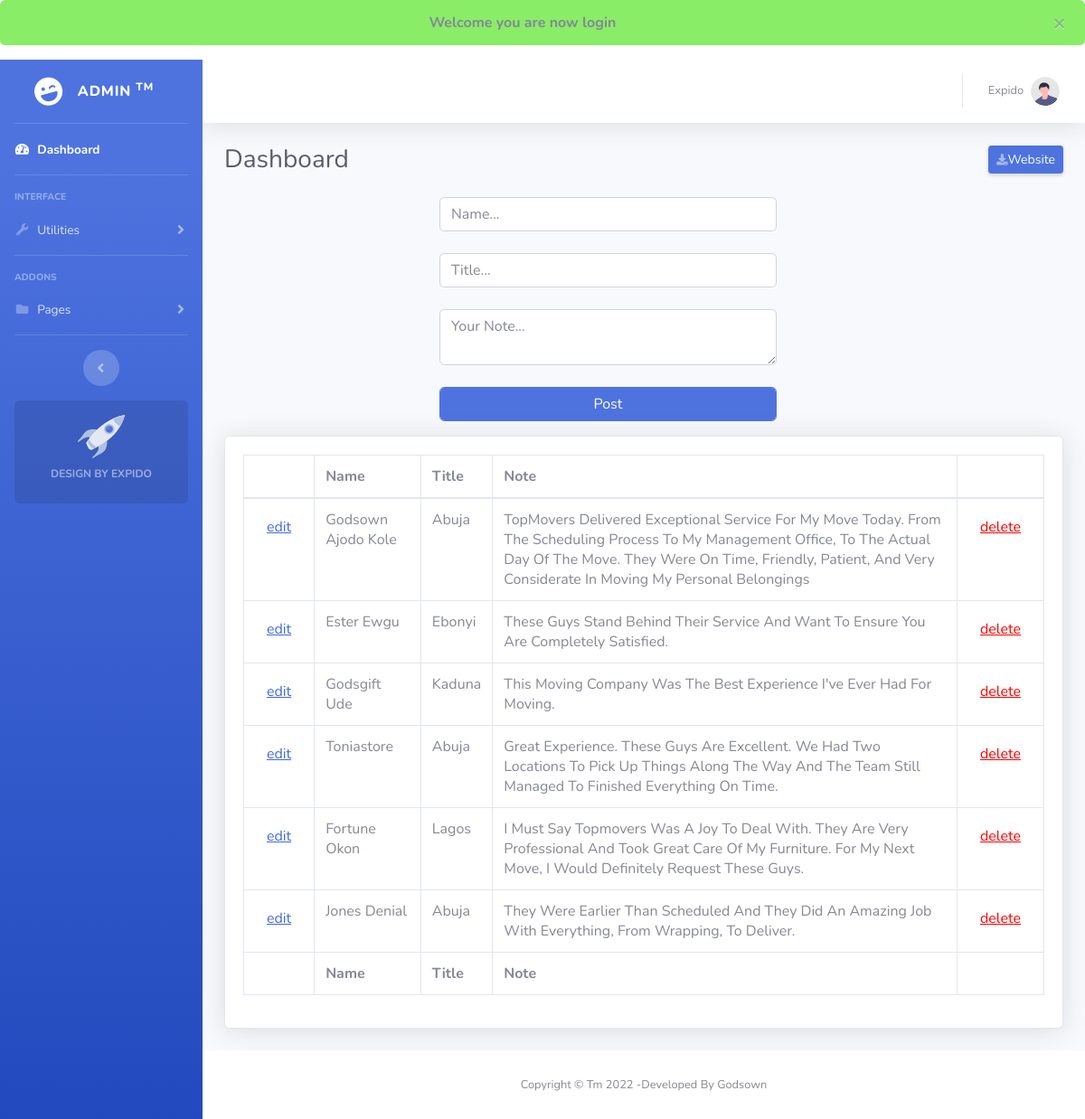
The app's page /admin/comments.php (signed in) with its own data.
### tables this page shows
CREATE TABLE `com` (
  `com_id` int(11) NOT NULL,
  `name` varchar(225) NOT NULL,
  `title` varchar(225) NOT NULL,
  `note` text NOT NULL
);

### admin/comments.php (the view, shortened to what this page needs)
<?php include 'header.php';
$title = ((isset($_POST['title']) && $_POST['title'] != '')?sanitize($_POST['title']):'');
$title = ucwords($title);
$name = ((isset($_POST['name']) && $_POST['name'] != '')?sanitize($_POST['name']): '');
$name = ucwords($name);
$note = ((isset($_POST['note']) && $_POST['note'] != '')?sanitize($_POST['note']): '');
$note = ucwords($note);
$sql2= $conn->query("SELECT * FROM `com` ORDER BY com_id ASC ");
?>
<div class="container-fluid">
    <div class="d-sm-flex align-items-center justify-content-between mb-4">
        <h1 class="h3 mb-0 text-gray-800">Dashboard</h1>
        <a href="../index.php" class="d-none d-sm-inline-block btn btn-sm btn-primary shadow-sm"><i
            class="fas fa-download fa-sm text-white-50"></i>Website</a>
    </div>
    <div class="row">
    <div class="col-md-5 offset-3">
            <form action="comments.php<?=((isset($_GET['edit']))?'?edit='.$edit_id:'');?>" method="post">
                <div class="form-group">
                    <input type="text" id="name" name="name" class="form-control" value="<?=$name;?>" placeholder="Name..." required><br>
                    <input type="text" id="title" name="title" class="form-control" value="<?=$title;?>" placeholder="Title..." required><br>
                    <textarea type="text" id="note" name="note" class="form-control" placeholder="Your Note..." row="10" required><?=$note;?></textarea><br>
                    <button type="submit" name="submit" class="btn btn-md btn-primary form-control">Post</button>
                </div>
            </form>
        </div>
    </div>
    <div class="card shadow mb-4">
        <div class="card-body">
            <div class="table-responsive">
                <table class="table table-bordered" id="dataTable" width="100%" cellspacing="0">
                    <thead>
                        <tr>
                            <th></th>
                            <th>Name</th>
                            <th>Title</th>
                            <th>Note</th>
                            <th></th>
                        </tr>
                    </thead>
                    <tfoot>
                        <tr>
                            <th></th>
                            <th>Name</th>
                            <th>Title</th>
                            <th>Note</th>
                            <th></th>
                        </tr>
                    </tfoot>
                    <tbody>
                        <?php while ($result = mysqli_fetch_assoc($sql2)) : ?>
                        <tr>
                            <td><a href="comments.php?edit=<?=$result['com_id'];?>" class="btn btn-xs btn-default edit"><span class="glyphicon glyphicon-pencil"></span>edit</a></td>
                            <td><?=$result['name'];?></td>
                            <td><?=$result['title'];?></td>
                            <td><?=$result['note'];?></td>
                            <td><a href="comments.php?delete=<?=$result['com_id'];?>" class="btn btn-xs btn-default delete"><span class="glyphicon glyphicon-remove-sign"></span>delete</a></td>
                        </tr>
                        <?php endwhile; ?>
                    </tbody>
                </table>
            </div>
        </div>
    </div>
</div>
<?php include 'footer.php'?>

### admin/css/blog.css (style rules this page uses)
td .edit { text-decoration: underline; color: royalblue; }
td .delete { text-decoration: underline; color: red; }

### records on screen
com: name "Godsown Ajodo Kole", title "Abuja", note "TopMovers Delivered Exceptional Service For My Move Today. From The Scheduling Process To My Management Office, To The Actual Day Of The Move. They Were On Time, Friendly, Patient, And Very Considerate In Moving My Personal Belongings"
com: name "Ester Ewgu", title "Ebonyi", note "These Guys Stand Behind Their Service And Want To Ensure You Are Completely Satisfied."
com: name "Godsgift Ude", title "Kaduna", note "This Moving Company Was The Best Experience I've Ever Had For Moving."
com: name "Toniastore", title "Abuja", note "Great Experience. These Guys Are Excellent. We Had Two Locations To Pick Up Things Along The Way And The Team Still Managed To Finished Everything On Time."
com: name "Fortune Okon", title "Lagos", note "I Must Say Topmovers Was A Joy To Deal With. They Are Very Professional And Took Great Care Of My Furniture. For My Next Move, I Would Definitely Request These Guys."
com: name "Jones Denial", title "Abuja", note "They Were Earlier Than Scheduled And They Did An Amazing Job With Everything, From Wrapping, To Deliver."

### other values on screen
$_SESSION['success_flash'] "Welcome you are now login"
